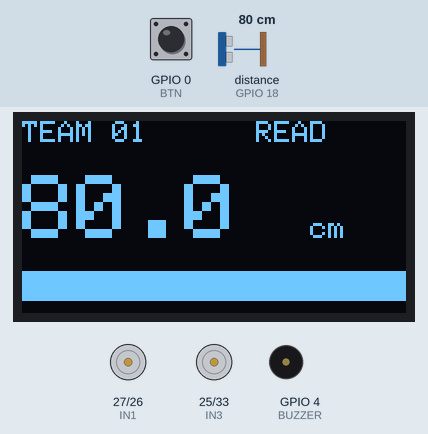
Recording of a sketch running on a simulated ESP32. Shown: 128×64 one-colour display, motor-driver pin pairs drawn as motors (green arrow = first pin HIGH = forward, orange = second pin HIGH = backward, longer = more drive, scaled by the enable pin), buzzer (waves = sounding, pin HIGH). Wiring (inferred from the names in the program): ultrasonic range finder: trigger GPIO 5; echo GPIO 18. The test bench sets the inputs (shaded band); at power-on: distance to the obstacle (sensor on GPIO 18) 80 cm, GPIO 0 (BTN) HIGH. The echo pulse lasts 58.3 µs per cm; pins used as bus, display or sensor lines are not drawn; what the sketch prints to the serial monitor is not drawn.

Above: at 1.2 s.
1.3 s: distance to the obstacle (sensor on GPIO 18) set to 64 cm
At 1.9 s:
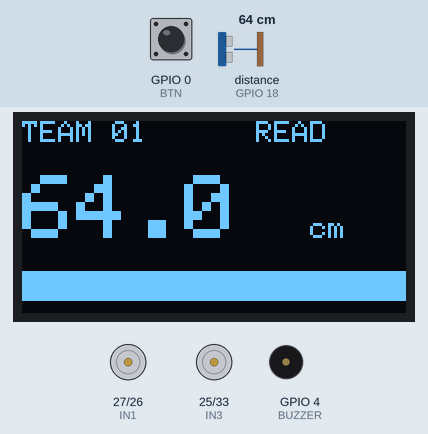
2.8 s: distance to the obstacle (sensor on GPIO 18) set to 58 cm
At 5.7 s:
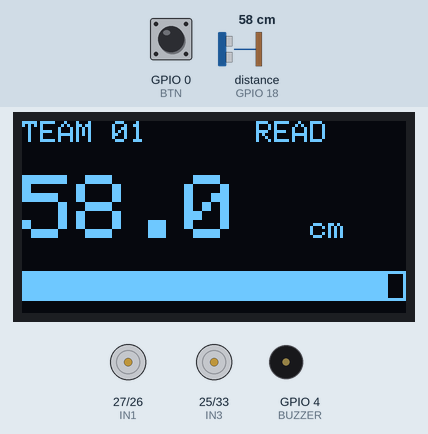
5.8 s: GPIO 0 (BTN) pulled LOW for 3.2 s
At 9.9 s:
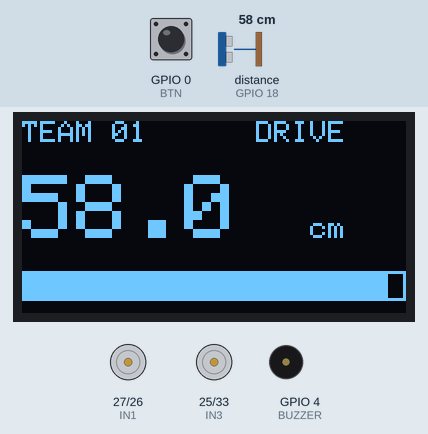
12.0 s: GPIO 0 (BTN) pulled LOW for 0.15 s
At 12.5 s:
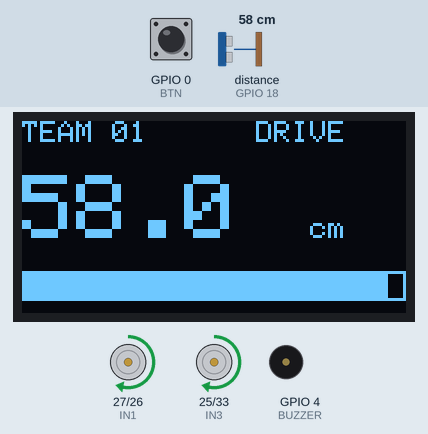
13.6 s: distance to the obstacle (sensor on GPIO 18) set to 16 cm
At 14.9 s:
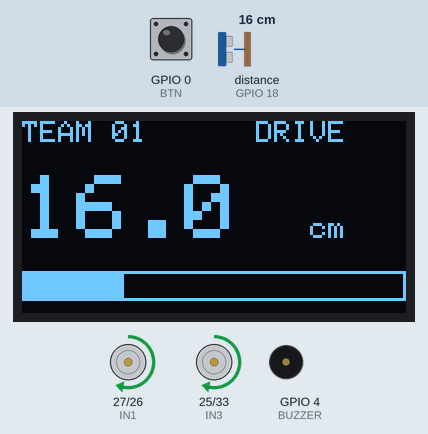
15.2 s: distance to the obstacle (sensor on GPIO 18) set to 13 cm
At 16.7 s:
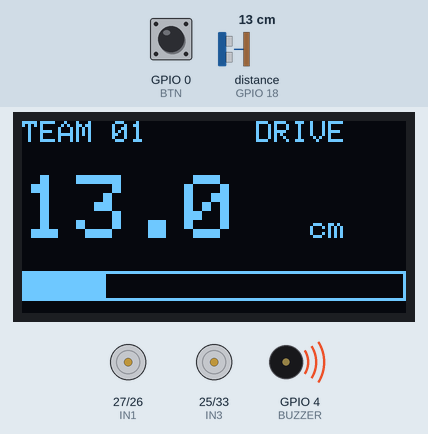
Timing chart, 0 to 18.0 s (numbered marks = the images above; inputs shaded):
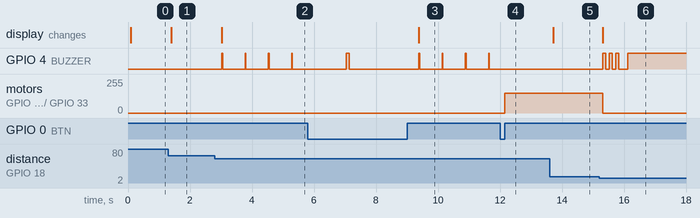

Measured:
- the behaviour switches between 61 and 60 cm on distance to the obstacle (sensor on GPIO 18) (found by bisection; images 1 and 2)
- the behaviour switches between 15 and 14 cm on distance to the obstacle (sensor on GPIO 18) (found by bisection; images 5 and 6)
- after the input at 1.3 s, the display: changes after 0.09 s (image 1)
- after the input at 2.8 s, GPIO 4 (BUZZER): alternates HIGH for 0.03 s and LOW for 0.72 s, starting after 0.23 s; the display: changes after 0.23 s (image 2)
- after the input at 5.8 s, the display: changes after 3.6 s (image 3)
- after the input at 12.0 s, GPIO 4 (BUZZER): stops changing and stays LOW; motor on GPIO 27 (IN1) / GPIO 26 (IN2), motor on GPIO 25 (IN3) / GPIO 33 (IN4): stopped → forward 150/255 after 0.15 s
- after the input at 13.6 s, the display: changes after 0.12 s (image 5)
- after the input at 15.2 s, GPIO 4 (BUZZER): LOW → HIGH after 0.12 s, then repeats every 0.21 s: LOW 0.12 s, HIGH 0.09 s; motor on GPIO 27 (IN1) / GPIO 26 (IN2), motor on GPIO 25 (IN3) / GPIO 33 (IN4): forward 150/255 → stopped after 0.12 s; the display: changes after 0.12 s (image 6)

The sketch:

04_Sense.ino
```cpp
/* =====================================================================
   04 · SENSE                นาทีที่ 68-78 ของกิจกรรม
   ---------------------------------------------------------------------
   จนถึงตอนนี้รถทำตามคำสั่งอย่างเดียว ยังไม่เคย "รู้" อะไรเกี่ยวกับโลกรอบตัว
   ช่วงนี้ใส่ตาให้มัน

   หลักการ  เซนเซอร์ยิงคลื่นเสียงออกไป จับเวลาที่สะท้อนกลับ
            เสียงเดินทาง 343 เมตร/วินาที = 0.0343 ซม. ต่อไมโครวินาที
            เวลาที่วัดได้คือไป-กลับ จึงต้องหาร 2

                ระยะ (ซม.) = เวลา (us) x 0.0343 / 2

   ปุ่ม BOOT
       กดสั้น ๆ        = เริ่มภารกิจ "ขับเข้าหากำแพงแล้วหยุดเอง"
       กดค้าง 1 วินาที = สลับเป็นโหมดอ่านค่าเฉย ๆ (ไว้เทียบไม้บรรทัด)
   ===================================================================== */

#include <Wire.h>
#include <Adafruit_GFX.h>
#include <Adafruit_SSD1306.h>

// ================== ค่าที่นักเรียนแก้ได้ ==================
#define TEAM_NAME "TEAM 01"

int   SPEED     = 150;      // ความเร็วตอนขับเข้าหากำแพง
float STOP_CM   = 15.0;     // <<< หยุดเมื่อใกล้กว่ากี่ ซม.

float TRIM_L    = 1.00;     // ใส่ค่าที่จูนได้จากไฟล์ 03
float TRIM_R    = 1.00;
// =========================================================

#define ENA 14
#define IN1 27
#define IN2 26
#define IN3 25
#define IN4 33
#define ENB 32
#define TRIG 5
#define ECHO 18
#define BUZZER 4
#define BTN 0

const float SOUND_CM_PER_US = 0.0343;

Adafruit_SSD1306 oled(128, 64, &Wire, -1);

bool readOnlyMode = true;          // เริ่มที่โหมดอ่านค่า
unsigned long lastBeep = 0;

void setup() {
  Serial.begin(115200);
  pinMode(ENA, OUTPUT);  pinMode(ENB, OUTPUT);
  pinMode(IN1, OUTPUT);  pinMode(IN2, OUTPUT);
  pinMode(IN3, OUTPUT);  pinMode(IN4, OUTPUT);
  pinMode(TRIG, OUTPUT);
  pinMode(ECHO, INPUT);
  pinMode(BUZZER, OUTPUT);
  pinMode(BTN, INPUT_PULLUP);
  digitalWrite(TRIG, LOW);
  stopAll();

  Wire.begin(21, 22);
  oled.begin(SSD1306_SWITCHCAPVCC, 0x3C);
  oled.setTextColor(SSD1306_WHITE);

  Serial.println("\n=== 04 SENSE ===");
}

void loop() {
  float d = readDistance();
  showDistance(d);
  beepByDistance(d);

  if (digitalRead(BTN) == LOW) {
    unsigned long t0 = millis();
    while (digitalRead(BTN) == LOW && millis() - t0 < 1200) { }

    if (millis() - t0 >= 1000) {              // กดค้าง = สลับโหมด
      readOnlyMode = !readOnlyMode;
      beep(1);
      while (digitalRead(BTN) == LOW) { }
      delay(200);
    } else if (!readOnlyMode) {               // กดสั้น = ทำภารกิจ
      driveUntilWall();
    }
  }

  delay(120);
}

/* ------------- ภารกิจ : ขับเข้าหากำแพงแล้วหยุดเอง ------------- */
void driveUntilWall() {
  unsigned long t0 = millis();
  forward(SPEED);

  while (true) {
    float d = readDistance();
    showDistance(d);

    // เงื่อนไขเดียวที่ทำให้หุ่นยนต์ "ตัดสินใจ" ได้
    if (d > 0 && d < STOP_CM) {
      stopAll();
      beep(3);
      Serial.printf("หยุดที่ %.1f ซม.\n", d);
      return;
    }

    // ความปลอดภัย : วิ่งเกิน 8 วินาทีให้หยุดเอง
    if (millis() - t0 > 8000) {
      stopAll();
      Serial.println("หมดเวลา - หยุด");
      return;
    }
    delay(40);
  }
}

/* ------------------------- อ่านเซนเซอร์ ------------------------- */
float readOnce() {
  digitalWrite(TRIG, LOW);  delayMicroseconds(2);
  digitalWrite(TRIG, HIGH); delayMicroseconds(10);
  digitalWrite(TRIG, LOW);
  unsigned long dur = pulseIn(ECHO, HIGH, 25000UL);
  if (dur == 0) return -1;
  return dur * SOUND_CM_PER_US / 2.0;
}

// อ่าน 3 ครั้งแล้วเอาค่ากลาง ตัดค่าหลุดทิ้ง
float readDistance() {
  float a = readOnce(); delay(12);
  float b = readOnce(); delay(12);
  float c = readOnce();
  if (a < 0 || b < 0 || c < 0) return -1;
  float hi = max(a, max(b, c));
  float lo = min(a, min(b, c));
  return a + b + c - hi - lo;
}

/* ------------------------- เสียงเตือน ------------------------- */
// ยิ่งใกล้ยิ่งร้องถี่  เหมือนเซนเซอร์ถอยหลังในรถยนต์
void beepByDistance(float d) {
  if (d < 0 || d > 60) return;

  unsigned long gap;
  if (d < STOP_CM)      gap = 0;          // ใกล้มาก = ร้องยาว
  else if (d < 25)      gap = 120;
  else if (d < 40)      gap = 350;
  else                  gap = 700;

  if (gap == 0) {
    digitalWrite(BUZZER, HIGH);
    return;
  }
  if (millis() - lastBeep > gap) {
    lastBeep = millis();
    digitalWrite(BUZZER, HIGH); delay(25);
    digitalWrite(BUZZER, LOW);
  }
}

/* ------------------------- จอ ------------------------- */
void showDistance(float d) {
  oled.clearDisplay();
  oled.setTextSize(1);
  oled.setCursor(0, 0);
  oled.print(TEAM_NAME);
  oled.setCursor(78, 0);
  oled.print(readOnlyMode ? "READ" : "DRIVE");

  oled.setTextSize(3);
  oled.setCursor(0, 18);
  if (d < 0) oled.print("---");
  else       oled.print(d, 1);

  oled.setTextSize(1);
  oled.setCursor(96, 32);
  oled.print("cm");

  // แถบกราฟ 0-60 ซม.
  int w = (d < 0) ? 0 : (int)(d / 60.0 * 126.0);
  if (w > 126) w = 126;
  oled.drawRect(0, 50, 128, 10, SSD1306_WHITE);
  oled.fillRect(1, 51, w, 8, SSD1306_WHITE);
  oled.display();
}

void leftMotor(int dir, int speed) {
  digitalWrite(IN1, dir > 0);
  digitalWrite(IN2, dir < 0);
  analogWrite(ENA, dir == 0 ? 0 : (int)(speed * TRIM_L));
}

void rightMotor(int dir, int speed) {
  digitalWrite(IN3, dir > 0);
  digitalWrite(IN4, dir < 0);
  analogWrite(ENB, dir == 0 ? 0 : (int)(speed * TRIM_R));
}

void forward(int s) { leftMotor(1, s); rightMotor(1, s); }
void stopAll()      { leftMotor(0, 0); rightMotor(0, 0); digitalWrite(BUZZER, LOW); }

void beep(int times) {
  for (int i = 0; i < times; i++) {
    digitalWrite(BUZZER, HIGH); delay(90);
    digitalWrite(BUZZER, LOW);  delay(120);
  }
}

/* ---------------------------------------------------------------------
   คำถามชวนคิด
     - ลองวัดผ้าหรือฟองน้ำ ทำไมค่าถึงเพี้ยน
     - ถ้าลด STOP_CM เหลือ 5 ซม. รถจะหยุดทันไหม เพราะอะไร
     - เซนเซอร์นี้มองเห็นมุมกว้างราว 15 องศา มันจะ "มองไม่เห็น" อะไรบ้าง
   --------------------------------------------------------------------- */
```
